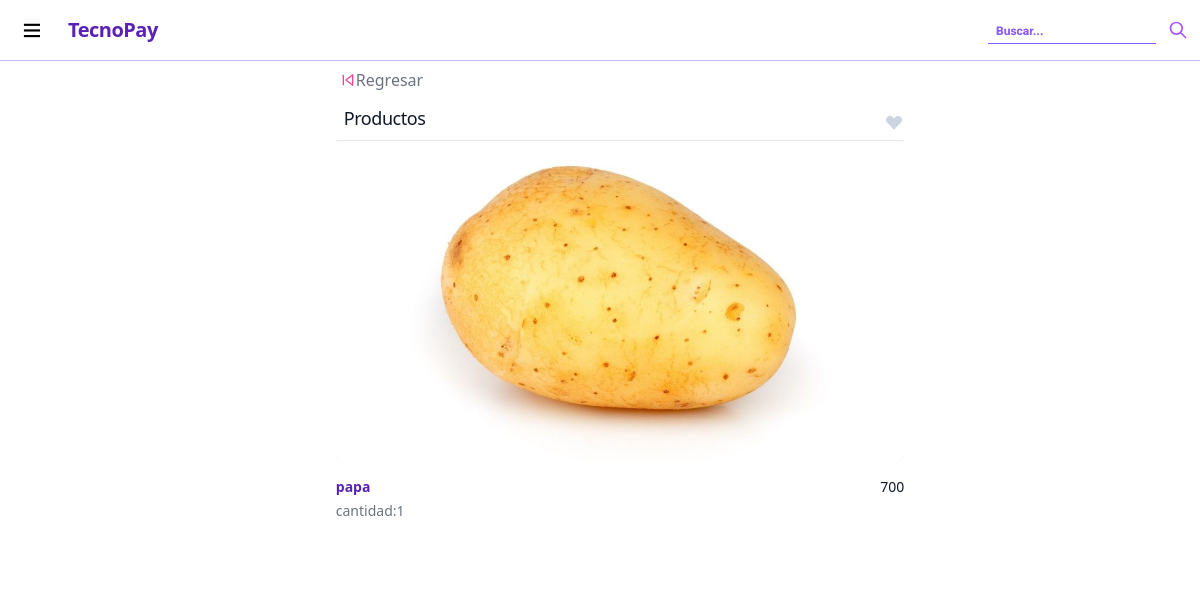
The page /products/9 on the database its author committed.
### products/models.py (models this page shows, shortened)
class InheritedData(models.Model):
    modified = models.DateTimeField(auto_now=True)
    created = models.DateTimeField(auto_now_add=True)
    class Meta:
        abstract = True

class Products(InheritedData):
    name=models.CharField(max_length=100)
    description=models.TextField()
    img=models.ImageField(null=True,blank=True)
    price=models.PositiveIntegerField()
    quantity=models.PositiveIntegerField(default=1)
    active=models.BooleanField(default=True)
    categorys=models.ManyToManyField(Category)

### products/views.py (the view, shortened to what this page needs)
# urls.py: path('products/<int:pk>',DetailProducts,name='detail_products'),
def DetailProducts(request,pk):
    try:
        Product_Detail = Products.objects.get(id=pk)
        if request.user.is_authenticated:
            product_favorite=ProductsFavorite.objects.filter(favorite_user=request.user,favorite_product=Product_Detail)
        else:
            product_favorite=[]
        context={
            'favorites':product_favorite,
            'object': Product_Detail,
        }
    except Products.DoesNotExist:
        raise Http404("Products does not exist")
    return render(request, 'products/detailproducts.html',context)

### templates/products/detailproducts.html (shortened to what this page needs)
{% extends "base/base.html" %}
{% load static %}
{% block content%}
<div class="box ml-10">
    <div class="bg-white flex">
        <div class="max-w-2xl mx-auto py-16 px-4  sm:px-6 lg:max-w-7xl lg:px-8">
            <a href="{% url 'products' %}" class=" m-1 font-extrabold flex">
                <svg class="h-6 w-4 text-pink-500"  viewBox="0 0 24 24"  fill="none"  stroke="currentColor"  stroke-width="2"  stroke-linecap="round"  stroke-linejoin="round">  <polygon points="19 20 9 12 19 4 19 20" />  <line x1="5" y1="19" x2="5" y2="5" /></svg>
                <spanc class="text-gray-500 font-medium">Regresar</span></a>
          <div class="flex w-full justify-between">
          <h2 class="text-lg font-medium tracking-tight text-gray-900 p-2 ">Productos</h2>
          {% for fav in favorites %}
              {% if object.pk == fav.favorite_product.pk and request.user == fav.favorite_user  %}
              <a class="mt-4" href="{% url 'FavoriteP' object.pk %}"><svg xmlns="http://www.w3.org/2000/svg" class="h-5 w-5 text-red-500" viewBox="0 0 20 20" fill="currentColor"><path fill-rule="evenodd" d="M3.172 5.172a4 4 0 015.656 0L10 6.343l1.172-1.171a4 4 0 115.656 5.656L10 17.657l-6.828-6.829a4 4 0 010-5.656z" clip-rule="evenodd" /></svg></a>
              {% endif %}
             {% empty %}
             <a class="mt-4" href="{% url 'FavoriteP' object.pk %}"><svg xmlns="http://www.w3.org/2000/svg" class="h-5 w-5 text-slate-300" viewBox="0 0 20 20" fill="currentColor"><path fill-rule="evenodd" d="M3.172 5.172a4 4 0 015.656 0L10 6.343l1.172-1.171a4 4 0 115.656 5.656L10 17.657l-6.828-6.829a4 4 0 010-5.656z" clip-rule="evenodd" /></svg></a>
          {% endfor %}
        </div>
<div class="group relative">
    <div class="w-full min-h-80 bg-gray-200 aspect-w-1 aspect-h-1 rounded-md overflow-hidden group-hover:opacity-75 lg:h-80 lg:aspect-none">
   <img src="{{object.img.url}}" alt="Front of men&#039;s Basic Tee in black." class="w-full h-full object-center object-cover lg:w-full lg:h-full">
    </div>
    <div class="mt-4 flex justify-between">
      <div>
        <h3 class="text-sm text-gray-700">
          <p class="text-violet-800 font-semibold" href="#">
            <span aria-hidden="true" class="absolute inset-0 "></span>
            {{object.name}}
          </p>
        </h3>
        <p class="mt-1 text-sm text-gray-500">cantidad:{{object.quantity}}</p>
      </div>
      <p class="text-sm font-medium text-gray-900">{{object.price}}</p>
    </div>
  </div>
</div>
</div>
</div>
{% endblock %}

### templates/base/base.html (style rules this page uses)
body { box-sizing: border-box; padding: 0; margin: 0; position: relative; }

### rows shown on the page
Products: img (picture), name "papa", quantity "1", price "700"
